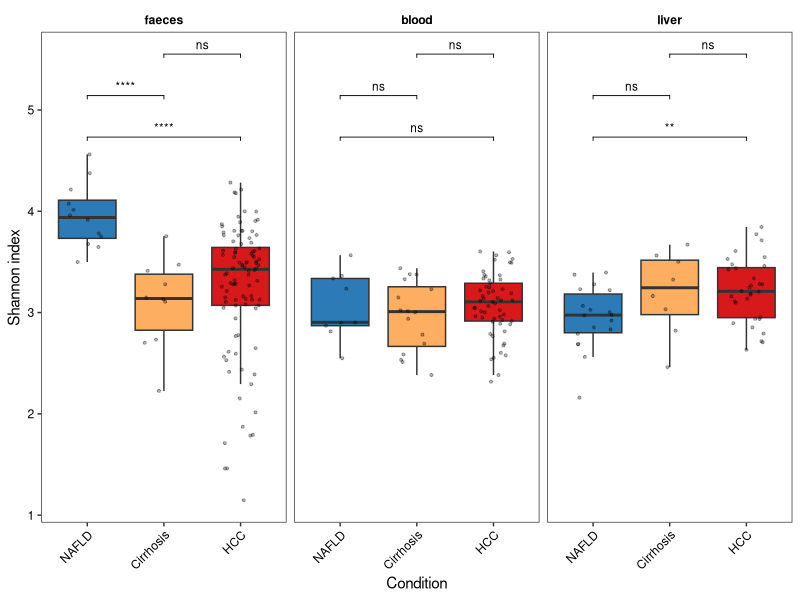
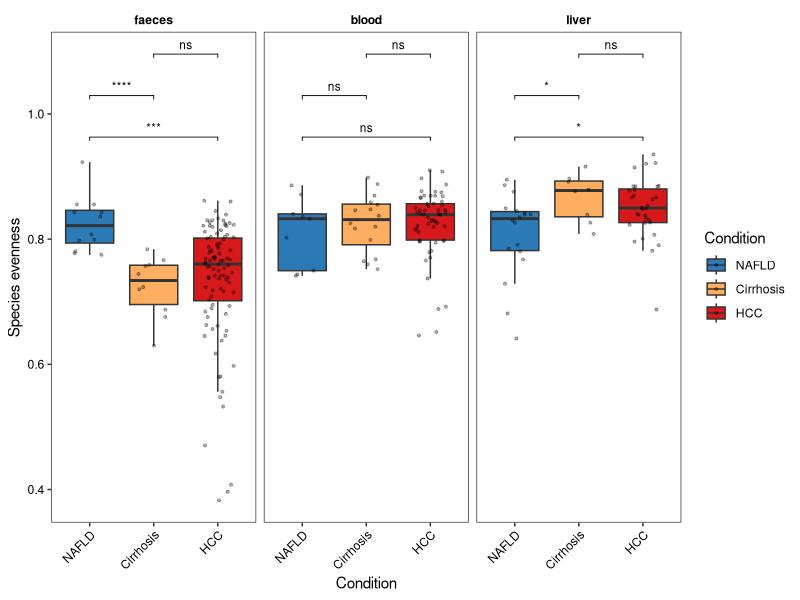
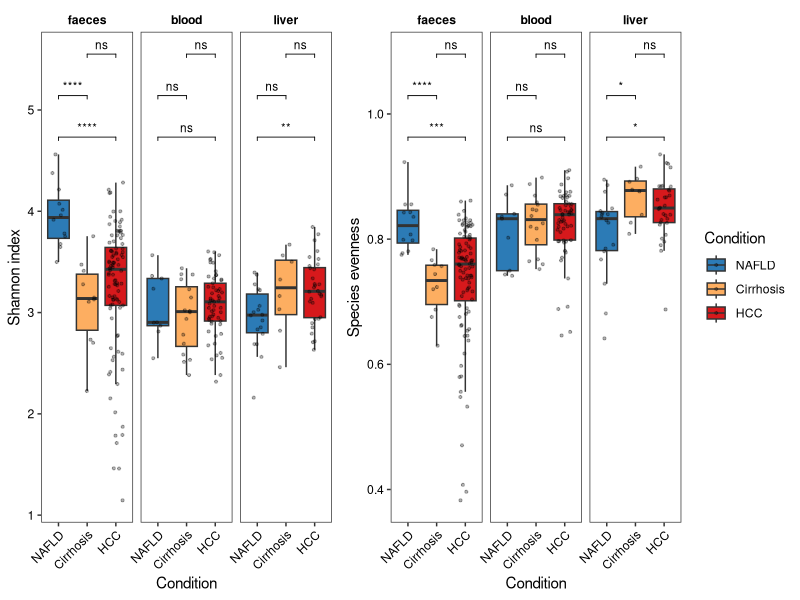

The R script that drew these images, in order:
myCol <- c(NAFLD = "#2c7bb6", Cirrhosis = "#fdae61", HCC = "#d7191c")

alpha_metrics <- c("Shannon","J.eveness")
my_comparisons <- list(c("NAFLD","HCC"),
                       c("NAFLD","Cirrhosis"),
                       c("Cirrhosis","HCC"))
cst_fs <- 3

#––––––––––––––––––––––––––#
# Alpha-Diversity analysis #
#––––––––––––––––––––––––––#
library(data.table)
library(egg)
library(ggpubr)

spl_meta <- fread("data/meta/samples_16S_DNA.csv")
spl_meta <- spl_meta[include == TRUE]
spl_meta <- spl_meta[sample != 576]
dt_adiv  <- fread("data/dada/DT_alpha_diversity.tsv")

dt <- merge(spl_meta, dt_adiv, by = "sample")
# dt$Condition <- factor(dt$Condition, levels = c("NAFLD","Cirrhosis","HCC"))
# dt$Sample_type <- factor(dt$Sample_type, levels = c("faeces","blood","liver"))

# alpha_metrics <- c("Shannon","Simpson","Simpson_inv","Fisher.alpha","S.richness","J.eveness")
# p_list <- list()
# for(am in alpha_metrics) {
#   dt$y <- dt[[am]]
#   
#   legend_pos <- ifelse(am == "InvSimpson","bottom","none")
#   
#   cst_fs <- 3
#   
#   p <- ggplot(dt, aes(Condition, y, fill = Condition)) +
#     geom_boxplot(outlier.shape = NA) + 
#     geom_jitter(alpha = 0.3, width = 0.25, size = 0.75) +
#     scale_fill_manual(values = myCol) +
#     labs(y = am) +
#     facet_grid(.~Sample_type) + 
#     theme_bw() +
#     theme(panel.grid = element_blank(),
#           strip.background = element_blank(),
#           strip.text = element_text(color = "black", face = "bold"),
#           axis.text = element_text(color = "black"),
#           axis.text.x = element_text(angle = 45, hjust = 1, color = "black"),
#           legend.position = legend_pos) +
#     stat_compare_means(comparisons = my_comparisons, method = "wilcox.test",
#                        symnum.args = list(cutpoints = c(0, 0.0001, 0.001, 0.01, 0.05, 1), symbols = c("****", "***", "**", "*", "ns")),
#                        tip.length = 0, #hide.ns = T,
#                        size = cst_fs)
#   p$layers[[3]]$aes_params$textsize <- cst_fs
#   p_list[[am]] <- p
#   
# }
# 
# p_alpha <- egg::ggarrange(plots = p_list, ncol = 3)
# ggsave("analysis/v1/plots/16S_alphaDiversity.pdf", plot = p_alpha, width = 14, height = 8)

#––––––––––––––––––––––––––––––––––––––––––––––#
# Alpha diversity for 16S data from biopsy RNA #
#––––––––––––––––––––––––––––––––––––––––––––––#

# rna_adiv <- fread("../HCC_liver16S/data/dada/DT_alpha_diversity.tsv")
# rna_si <- fread("data/rnaseq/sample_information_edit.csv")
# rna_adiv[, sample := gsub("^HCC\\.","",sample)]
# rna_adiv[, sample := gsub("\\.","-",sample)]
# rna_si <- rna_si[external_name %in% rna_adiv$sample]
# 
# rna_adiv <- merge(rna_adiv, rna_si, by.x = "sample", by.y = "external_name", all.x = T)

# prna_list <- list()
# for(am in alpha_metrics) {
#   rna_adiv$y <- rna_adiv[[am]]
#   
#   legend_pos <- ifelse(am == "InvSimpson","bottom","none")
#   
#   cst_fs <- 3
#   
#   p <- ggplot(rna_adiv, aes(Condition, y, fill = Condition)) +
#     geom_boxplot(outlier.shape = NA) + 
#     geom_jitter(alpha = 0.3, width = 0.25, size = 0.75) +
#     scale_fill_manual(values = myCol) +
#     labs(y = am) +
#     theme_bw() +
#     theme(panel.grid = element_blank(),
#           strip.background = element_blank(),
#           strip.text = element_text(color = "black", face = "bold"),
#           axis.text = element_text(color = "black"),
#           axis.text.x = element_text(angle = 45, hjust = 1, color = "black"),
#           legend.position = legend_pos) +
#     stat_compare_means(comparisons = my_comparisons, method = "wilcox.test",
#                        symnum.args = list(cutpoints = c(0, 0.0001, 0.001, 0.01, 0.05, 1), symbols = c("****", "***", "**", "*", "ns")),
#                        tip.length = 0, #hide.ns = T,
#                        size = cst_fs)
#   
#   p$layers[[3]]$aes_params$textsize <- cst_fs
#   prna_list[[am]] <- p
# }
# 
# prna_alpha <- egg::ggarrange(plots = prna_list, ncol = 3)
# ggsave("analysis/v1/plots/16S_alphaDiversity_liver16S_rna.pdf", plot = prna_alpha, width = 5, height = 6)



# ~ ~ ~ ~ ~ ~ ~ ~ ~ ~ ~ ~ ~ ~ ~ ~ ~ #
# Combine alpha div metric for all  #
# matrices and DNA/RNA              #
# ~ ~ ~ ~ ~ ~ ~ ~ ~ ~ ~ ~ ~ ~ ~ ~ ~ #
dt_comb <- copy(dt)
dt_comb[, sample_type2 := paste(Sample_type)]
#dt_comb <- rbind(dt_comb, rna_adiv, fill = TRUE)
#dt_comb[is.na(sample_type2), sample_type2 := "liver (RNA)"]

dt_comb$Condition <- factor(dt_comb$Condition, levels = c("NAFLD","Cirrhosis","HCC"))
dt_comb$sample_type2 <- factor(dt_comb$sample_type2, levels = c("faeces",
                                                               "blood",
                                                               "liver"))

# Shannon
p_shannon <- ggplot(dt_comb, aes(Condition, Shannon, fill = Condition)) +
  geom_boxplot(outlier.shape = NA) +
  geom_jitter(alpha = 0.3, width = 0.25, size = 0.75) +
  scale_fill_manual(values = myCol) +
  labs(y = "Shannon index") +
  theme_bw() +
  theme(panel.grid = element_blank(),
        strip.background = element_blank(),
        strip.text = element_text(color = "black", face = "bold"),
        axis.text = element_text(color = "black"),
        axis.text.x = element_text(angle = 45, hjust = 1, color = "black"),
        legend.position = "none") +
  facet_grid(. ~ sample_type2) +
  stat_compare_means(comparisons = my_comparisons, method = "wilcox.test",
                     symnum.args = list(cutpoints = c(0, 0.0001, 0.001, 0.01, 0.05, 1),
                                        symbols = c("****", "***", "**", "*", "ns")),
                     tip.length = 0.01, #hide.ns = T,
                     size = cst_fs)
p_shannon

# Evenness
p_even <- ggplot(dt_comb, aes(Condition, J.eveness, fill = Condition)) +
  geom_boxplot(outlier.shape = NA) +
  geom_jitter(alpha = 0.3, width = 0.25, size = 0.75) +
  scale_fill_manual(values = myCol) +
  labs(y = "Species evenness") +
  theme_bw() +
  theme(panel.grid = element_blank(),
        strip.background = element_blank(),
        strip.text = element_text(color = "black", face = "bold"),
        axis.text = element_text(color = "black"),
        axis.text.x = element_text(angle = 45, hjust = 1, color = "black"),
        legend.position = "right") +
  facet_grid(. ~ sample_type2) +
  stat_compare_means(comparisons = my_comparisons, method = "wilcox.test",
                     symnum.args = list(cutpoints = c(0, 0.0001, 0.001, 0.01, 0.05, 1),
                                        symbols = c("****", "***", "**", "*", "ns")),
                     tip.length = 0.01, #hide.ns = T,
                     size = cst_fs)
p_even

p_comb <- egg::ggarrange(p_shannon, p_even, nrow = 1, draw = FALSE)
ggsave("output/plots/16S_alpha_diversity.pdf", plot = p_comb,
       width = 4.7, height = 7)
p_comb_alpha <- p_comb
